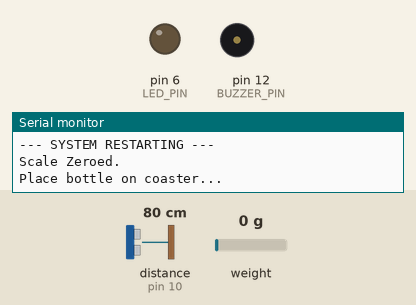
A sketch run on a simulated Arduino Uno, built with avr-gcc and run on an emulated ATmega328P. Parts: output pins drawn as LEDs (lit = HIGH), buzzer (waves = sounding), the last lines printed to the serial monitor. The test bench sets the inputs (shaded band); at power-on: weight on the scale 0 g, distance to the obstacle (sensor on pin 10) 80 cm. The echo pulse lasts 58.3 µs per cm; pins used as bus, display or sensor lines are not drawn.

Above: at 1.7 s.
2.4 s: weight on the scale set to 3 g
At 2.91 s:
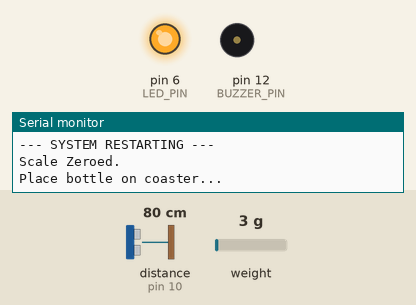
5.9 s: weight on the scale set to 6 g
At 13.0 s:
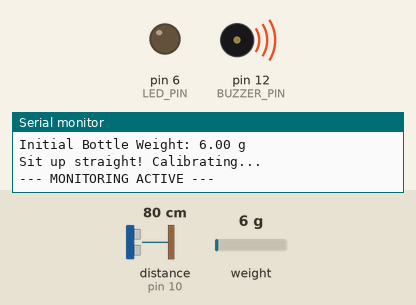
At 28.37 s:
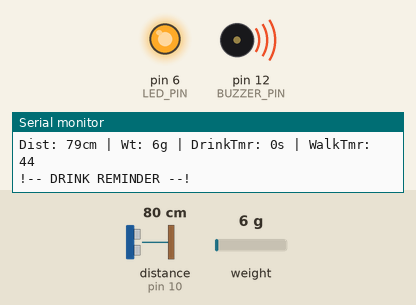
Timing chart, 0 to 35.3 s (numbered marks = the images above; inputs shaded):
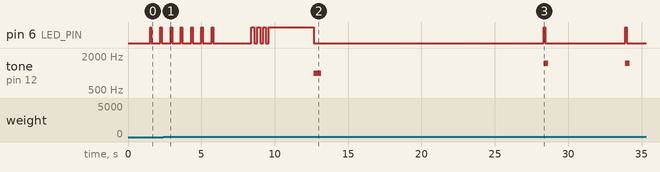

Measured:
- the behaviour switches between 4 and 5 g on weight on the scale (found by bisection; images 1 and 2)
- after the input at 5.9 s, tone on pin 12 (BUZZER_PIN): plays 1000 Hz for 0.50 s, 1500 Hz for 0.30 s, 1500 Hz for 0.30 s, starting after 6.8 s

The sketch:

maincode.ino
```cpp
#include "HX711.h"

// --- PINS ---
const int LOADCELL_DOUT_PIN = 2;
const int LOADCELL_SCK_PIN = 3;
const int TRIG_PIN = 9;
const int ECHO_PIN = 10;
const int BUZZER_PIN = 12;
const int LED_PIN = 6;

float calibration_factor = -212.55;

// --- TIMERS ---
// const long DRINK_TIMEOUT = 2700000; // 45 Mins
// const long WALK_TIMEOUT = 1800000;  // 30 Mins

// TESTING TIMERS :
const long DRINK_TIMEOUT = 15000;
const long WALK_TIMEOUT = 60000;

// --- THRESHOLDS ---
const int SLOUCH_BUFFER_CM = 5;
const int WALK_THRESHOLD_CM = 30;
const int SIP_THRESHOLD = 5;
const int MIN_BOTTLE_WEIGHT = 5;

const unsigned long SLOUCH_TOLERANCE_MS = 3000;
const unsigned long EMPTY_BOTTLE_TIMEOUT = 10000;

HX711 scale;
int baselineDist = 0;
int lastKnownPos = 0;
float lastStableWeight = 0;
bool bottleRemoved = false;

unsigned long lastDrinkTime = 0;
unsigned long lastWalkTime = 0;
unsigned long lastAlarmTime = 0;

unsigned long slouchTimerStart = 0;
bool isSlouchingState = false;

unsigned long emptyBottleStart = 0;
bool isEmptyState = false;
unsigned long lastRefillBeep = 0;

void setup() {
  Serial.begin(9600);

  pinMode(TRIG_PIN, OUTPUT);
  pinMode(ECHO_PIN, INPUT);
  pinMode(BUZZER_PIN, OUTPUT);
  pinMode(LED_PIN, OUTPUT);

  Serial.println("\n--- SYSTEM RESTARTING ---");

  scale.begin(LOADCELL_DOUT_PIN, LOADCELL_SCK_PIN);
  scale.set_scale(calibration_factor);
  scale.tare();
  Serial.println("Scale Zeroed.");

  Serial.println("Place bottle on coaster...");
  while(scale.get_units(5) < MIN_BOTTLE_WEIGHT) {
      blinkLED(1, 100);
  }
  delay(1000);
  lastStableWeight = scale.get_units(10);
  Serial.print("Initial Bottle Weight: "); Serial.print(lastStableWeight); Serial.println(" g");

  Serial.println("Sit up straight! Calibrating...");
  blinkLED(3, 200);
  digitalWrite(LED_PIN, HIGH);

  long totalDist = 0;
  int readings = 0;
  unsigned long startTime = millis();
  while (millis() - startTime < 3000) {
    int d = getDistance();
    if (d > 0 && d < 200) { totalDist += d; readings++; }
    delay(100);
  }
  digitalWrite(LED_PIN, LOW);

  if (readings > 0) baselineDist = totalDist / readings;
  else baselineDist = 50;

  lastKnownPos = baselineDist;

  lastDrinkTime = millis();
  lastWalkTime = millis();

  tone(BUZZER_PIN, 1000, 500);
  Serial.println("--- MONITORING ACTIVE ---");
}

void loop() {
  unsigned long currentMillis = millis();

  // --- READ SENSORS ---
  int currentDist = getDistance();
  float currentWeight = scale.get_units(5);
  if (currentWeight < 0) currentWeight = 0;

  // --- DEBUG PRINT ---
  long drinkElapsed = currentMillis - lastDrinkTime;
  long drinkRemaining = (DRINK_TIMEOUT - drinkElapsed) / 1000;
  if (drinkRemaining < 0) drinkRemaining = 0;

  Serial.print("Dist: "); Serial.print(currentDist);
  Serial.print("cm | Wt: "); Serial.print(currentWeight, 0);
  Serial.print("g | DrinkTmr: "); Serial.print(drinkRemaining);
  Serial.print("s | WalkTmr: "); Serial.println((WALK_TIMEOUT - (currentMillis - lastWalkTime))/1000);

  // 1. HYDRATION MONITOR (Non-Blocking)

  // A. Check if Lifted
  if (currentWeight < MIN_BOTTLE_WEIGHT && !bottleRemoved) {
    bottleRemoved = true;
  }
  // B. Check if Replaced
  else if (currentWeight > MIN_BOTTLE_WEIGHT && bottleRemoved) {
    delay(1000); // Wait for settle
    float newStableWeight = scale.get_units(10);
    float weightDiff = lastStableWeight - newStableWeight;

    if (weightDiff >= SIP_THRESHOLD) {
      Serial.println("--> SIP CONFIRMED! Resetting Drink Timer.");
      lastDrinkTime = currentMillis;
      tone(BUZZER_PIN, 2000, 150); tone(BUZZER_PIN, 2500, 150);
    }
    else {
      Serial.println("--> Bottle Replaced (No Sip / Refill). Timer Continues.");
    }
    lastStableWeight = newStableWeight;
    bottleRemoved = false;
  }

  // C. Drink Timer Alarm
  if (currentMillis - lastDrinkTime > DRINK_TIMEOUT) {
    if (currentMillis - lastAlarmTime > 5000) {
       Serial.println("!-- DRINK REMINDER --!");
       tone(BUZZER_PIN, 1500, 300);
       digitalWrite(LED_PIN, HIGH); delay(100); digitalWrite(LED_PIN, LOW);
       lastAlarmTime = currentMillis;
    }
  }

  // If weight is near zero (Empty or Removed)
  if (currentWeight < MIN_BOTTLE_WEIGHT) {
      if (!isEmptyState) {
          // Start the timer
          isEmptyState = true;
          emptyBottleStart = currentMillis;
      }
      else if (currentMillis - emptyBottleStart > EMPTY_BOTTLE_TIMEOUT) {
          // 10 seconds passed with weight at zero
          if (currentMillis - lastRefillBeep > 5000) { // Don't beep constantly, every 5 sec
             Serial.println("!-- REFILL BOTTLE --!");
             // Distinct triple beep
             tone(BUZZER_PIN, 800, 150); delay(200);
             tone(BUZZER_PIN, 800, 150); delay(200);
             tone(BUZZER_PIN, 800, 150);
             lastRefillBeep = currentMillis;
          }
      }
  } else {
      // Weight returned, reset state
      isEmptyState = false;
  }

  // 2. SLOUCH & WALK MONITOR
  // Check if current distance indicates slouching
  bool currentSlouchCheck = (currentDist < 150 && currentDist < (baselineDist - SLOUCH_BUFFER_CM));

  if (currentSlouchCheck) {
      if (!isSlouchingState) {
          // Just started slouching, start timer
          isSlouchingState = true;
          slouchTimerStart = currentMillis;
      }
      else if (currentMillis - slouchTimerStart > SLOUCH_TOLERANCE_MS) {
          // Has been slouching for > 3 seconds
          Serial.println("--> SLOUCH DETECTED (Confirmed)!");
          tone(BUZZER_PIN, 400, 200);
      }
  } else {
      // User sat up, reset timer
      isSlouchingState = false;
  }

  // Check for Walking (Movement)
  if (abs(currentDist - lastKnownPos) > WALK_THRESHOLD_CM) {
      lastWalkTime = currentMillis;
      lastKnownPos = currentDist;
      Serial.println("--> Walk Detected. Timer Reset.");
  }

  // The Jail Loop (Walk Alarm)
  if (currentMillis - lastWalkTime > WALK_TIMEOUT) {
    Serial.println("OPENDIALOG");
    Serial.println("--> WALK ALARM ACTIVE.");

    bool userHasWalked = false;
    while (!userHasWalked) {
      tone(BUZZER_PIN, 1000); digitalWrite(LED_PIN, HIGH);
      delay(300);
      noTone(BUZZER_PIN); digitalWrite(LED_PIN, LOW);
      delay(300);

      int checkDist = getDistance();
      if (abs(checkDist - lastKnownPos) > WALK_THRESHOLD_CM || checkDist > 150) {
        userHasWalked = true;
        Serial.println("--> ALARM CLEARED.");
        lastWalkTime = millis();
        lastKnownPos = checkDist;
        tone(BUZZER_PIN, 2000, 200);
      }
    }
  }

  delay(100);
}

// --- HELPERS ---
int getDistance() {
  digitalWrite(TRIG_PIN, LOW); delayMicroseconds(2);
  digitalWrite(TRIG_PIN, HIGH); delayMicroseconds(10);
  digitalWrite(TRIG_PIN, LOW);
  long duration = pulseIn(ECHO_PIN, HIGH, 30000);
  int d = duration * 0.034 / 2;
  if (d == 0) return 300;
  return d;
}

void blinkLED(int times, int speed) {
  for(int i=0; i<times; i++) {
    digitalWrite(LED_PIN, HIGH); delay(speed);
    digitalWrite(LED_PIN, LOW); delay(speed);
  }
}
```
